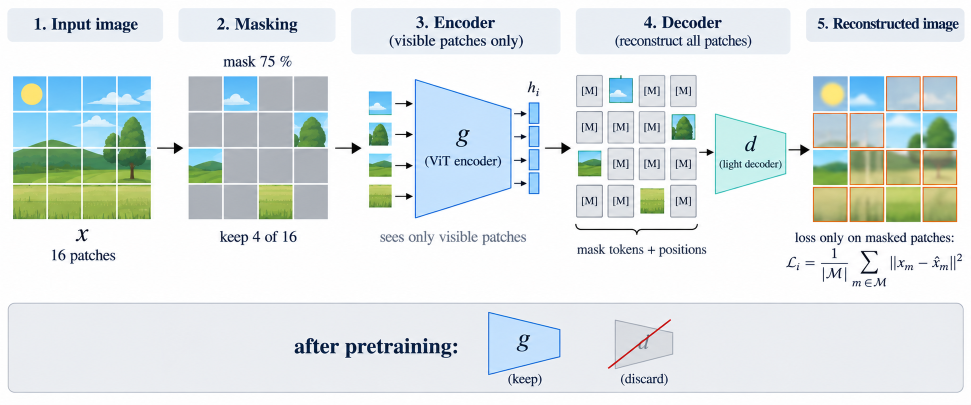
#> input picture sessions/04_representation/figures/s04_f04_mae_pipeline_generated.png, 1942 x 809 px (shown at 1/2 size)
$ python fix_s04_f04_f06.py
#> lines starting #> are read from the running program, lines starting #| are printed output that depends on the picture
"""
Correcciones sobre las imágenes del generador de S04-F04 y S04-F06.

S04-F04 (MAE): en la salida faltaban los bordes naranja de dos parches enmascarados,
(fila 1, col 1) y (fila 2, col 3), así que parecía que la pérdida se calculaba sobre 10
parches y no sobre 12; y la entrada del decoder mostraba los parches crudos en lugar de
los tokens codificados h_i. Se dibujan los dos bordes y se reemplazan los 4 parches por
tokens h_i.

S04-F06 (SimCLR): la vista en gris era otro pájaro. Las dos vistas se reconstruyen a
partir de x: recorte + cambio de color (vista i) y la imagen completa volteada en gris
(vista j).

Entradas: s04_f04_mae_pipeline_generated.png, s04_f06_simclr_generated.png (las imágenes
tal como salieron del generador). Salidas: s04_f04_mae_pipeline.png, s04_f06_simclr.png.
Las coordenadas son las de esas dos imágenes (1942 × 809 y 1855 × 848).
"""
from pathlib import Path

from PIL import Image, ImageDraw, ImageEnhance, ImageFont, ImageOps

AQUI = Path(__file__).resolve().parent
FUENTE = "/usr/share/fonts/truetype/dejavu/DejaVuSerif-Italic.ttf"
NARANJA = (227, 109, 31)
AZUL_TOKEN, AZUL_BORDE, NAVY = (148, 212, 254), (31, 111, 180), (20, 33, 61)


def corregir_f04():
    im = Image.open(AQUI / "s04_f04_mae_pipeline_generated.png").convert("RGB")
#> im is the input picture: PIL image 1942x809 RGB; mean R, G, B 222, 229.9, 230
    d = ImageDraw.Draw(im)
    X = [(1626, 1694), (1699, 1767), (1772, 1840), (1845, 1913)]       # celdas de la salida
    Y = [(153, 221), (226, 295), (300, 369), (374, 443)]
    for i, j in [(0, 0), (1, 2)]:                                       # enmascarados sin borde
        d.rectangle([X[j][0], Y[i][0], X[j][1], Y[i][1]], outline=NARANJA, width=2)
    XC = [(1152, 1206), (1215, 1268), (1276, 1331), (1340, 1394)]      # entrada del decoder
    YC = [(150, 214), (222, 286), (295, 360), (370, 435)]
    f, fs = ImageFont.truetype(FUENTE, 30), ImageFont.truetype(FUENTE, 18)
    for i, j in [(0, 1), (1, 3), (2, 0), (3, 2)]:                       # los 4 visibles → h_i
        x0, x1 = XC[j]
        y0, y1 = YC[i]
        d.rectangle([x0 - 6, y0 - 12, x1 + 6, y1 + 4], fill=(255, 255, 255))
        d.rounded_rectangle([x0, y0, x1, y1], radius=6, fill=AZUL_TOKEN, outline=AZUL_BORDE, width=2)
        cx, cy = (x0 + x1) / 2, (y0 + y1) / 2
        d.text((cx - 4, cy + 2), "h", font=f, fill=NAVY, anchor="mm")
        d.text((cx + 10, cy + 12), "i", font=fs, fill=NAVY, anchor="mm")
    im.save(AQUI / "s04_f04_mae_pipeline.png")


def corregir_f06():
    im = Image.open(AQUI / "s04_f06_simclr_generated.png").convert("RGB")
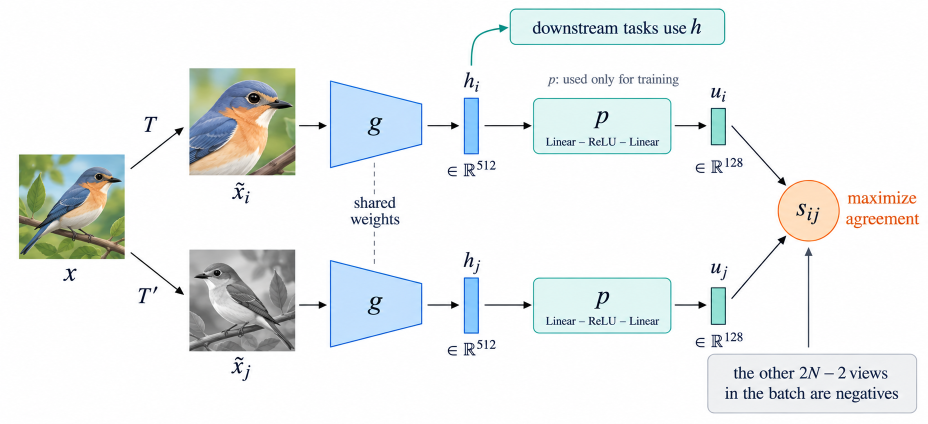
#> input picture sessions/04_representation/figures/s04_f06_simclr_generated.png, 1855 x 848 px (shown at 1/2 size)
#> im is the input picture: PIL image 1855x848 RGB; mean R, G, B 235.8, 239, 238.6
    x = im.crop((38, 309, 249, 518))                                    # interior de x
    W, H = x.size
#> W = 211; H = 209
    vi = x.crop((int(0.30 * W), int(0.18 * H), int(0.95 * W), int(0.83 * H)))
    vi = ImageEnhance.Brightness(ImageEnhance.Color(vi).enhance(1.6)).enhance(1.08)
    r, g, b = vi.split()
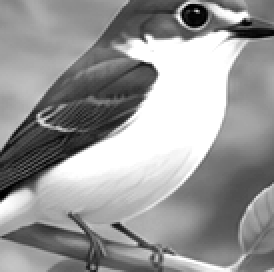
#> r: PIL image 137x136 L (shown 2 times larger); min 0, max 255, mean 151.7
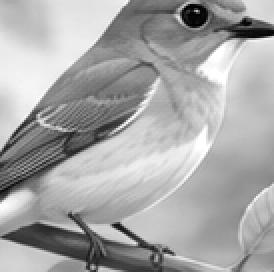
#> g: PIL image 137x136 L (shown 2 times larger); min 0, max 255, mean 166.3
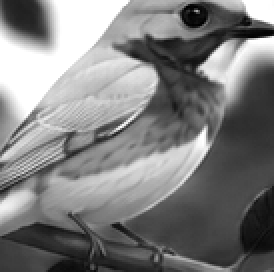
#> b: PIL image 137x136 L (shown 2 times larger); min 0, max 255, mean 126.8
    vi = Image.merge("RGB", (b.point(lambda v: v * 0.9), g, r))         # cambio de tono
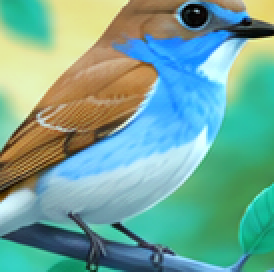
#> vi: PIL image 137x136 RGB (shown 2 times larger); mean R, G, B 114.2, 166.3, 151.7
    vj = ImageOps.grayscale(ImageOps.mirror(x)).convert("RGB")
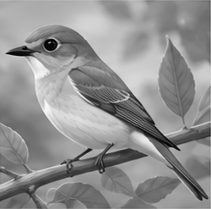
#> vj: PIL image 211x209 RGB; min 0, max 250, mean 144.4
    for v, (x0, y0, x1, y1) in [(vi, (378, 136, 590, 350)), (vj, (378, 499, 590, 702))]:
        im.paste(v.resize((x1 - x0 + 1, y1 - y0 + 1), Image.LANCZOS), (x0, y0))
#> this loop made 2 passes
#> (x0, y0, x1, y1) on passes 1 to 2: (378, 136, 590, 350), (378, 499, 590, 702)
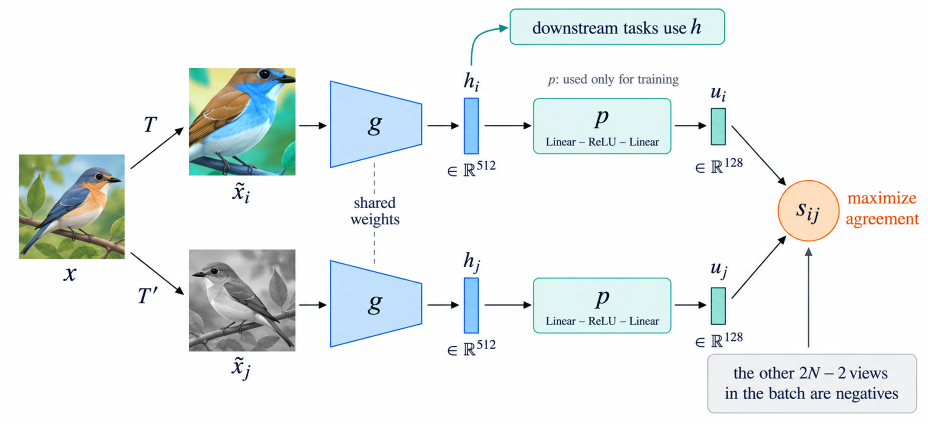
#> im: PIL image 1855x848 RGB (shown at 1/2 size); mean R, G, B 234.3, 239, 238.9
    im.save(AQUI / "s04_f06_simclr.png")


if __name__ == "__main__":
    corregir_f04()
    corregir_f06()
